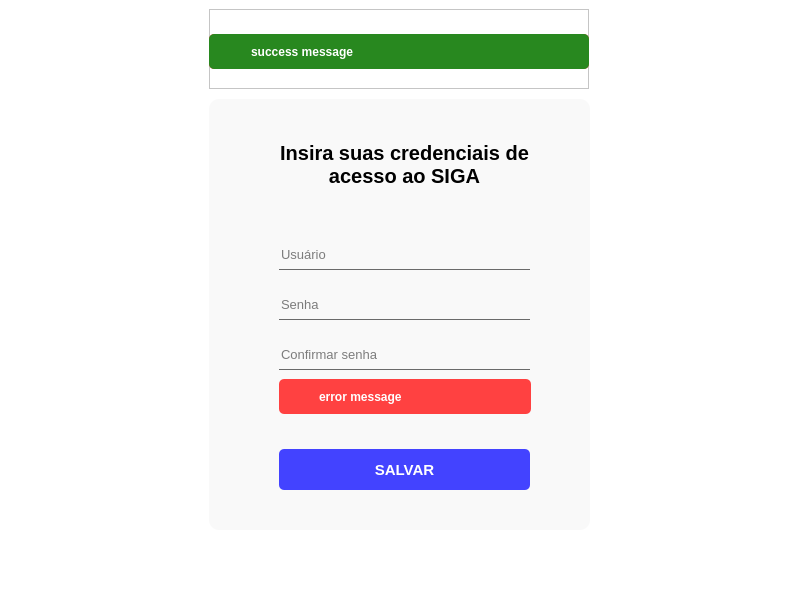
<?xml version="1.0" encoding="UTF-8"?>
<ui version="4.0">
 <class>Dialog</class>
 <widget class="QDialog" name="Dialog">
  <property name="geometry">
   <rect>
    <x>0</x>
    <y>0</y>
    <width>800</width>
    <height>600</height>
   </rect>
  </property>
  <property name="windowTitle">
   <string>Dialog</string>
  </property>
  <widget class="QWidget" name="userScreenContainer" native="true">
   <property name="geometry">
    <rect>
     <x>-1</x>
     <y>-1</y>
     <width>811</width>
     <height>601</height>
    </rect>
   </property>
   <property name="styleSheet">
    <string notr="true">
background-color: rgb(255, 255, 255);
</string>
   </property>
   <widget class="QFrame" name="formContainer">
    <property name="geometry">
     <rect>
      <x>210</x>
      <y>100</y>
      <width>381</width>
      <height>431</height>
     </rect>
    </property>
    <property name="styleSheet">
     <string notr="true">background-color: rgb(249, 249, 249);

border-radius: 10px;
</string>
    </property>
    <property name="frameShape">
     <enum>QFrame::StyledPanel</enum>
    </property>
    <property name="frameShadow">
     <enum>QFrame::Raised</enum>
    </property>
    <widget class="QPushButton" name="saveCredentialBtn">
     <property name="geometry">
      <rect>
       <x>70</x>
       <y>350</y>
       <width>251</width>
       <height>41</height>
      </rect>
     </property>
     <property name="font">
      <font>
       <family>Segoe UI</family>
       <pointsize>11</pointsize>
       <weight>75</weight>
       <bold>true</bold>
      </font>
     </property>
     <property name="cursor">
      <cursorShape>PointingHandCursor</cursorShape>
     </property>
     <property name="styleSheet">
      <string notr="true">QPushButton {
	background-color:rgb(67, 67, 255);
	color: #fff;
	border-radius: 5px;
}
QPushButton:hover {
	background-color:rgb(40, 32, 255);
}</string>
     </property>
     <property name="text">
      <string>SALVAR</string>
     </property>
    </widget>
    <widget class="QLabel" name="formTitle">
     <property name="geometry">
      <rect>
       <x>70</x>
       <y>30</y>
       <width>251</width>
       <height>71</height>
      </rect>
     </property>
     <property name="font">
      <font>
       <family>Segoe UI</family>
       <pointsize>15</pointsize>
       <weight>75</weight>
       <bold>true</bold>
      </font>
     </property>
     <property name="text">
      <string>Insira suas credenciais de acesso ao SIGA</string>
     </property>
     <property name="alignment">
      <set>Qt::AlignCenter</set>
     </property>
     <property name="wordWrap">
      <bool>true</bool>
     </property>
    </widget>
    <widget class="QLineEdit" name="userInput">
     <property name="geometry">
      <rect>
       <x>70</x>
       <y>140</y>
       <width>251</width>
       <height>31</height>
      </rect>
     </property>
     <property name="font">
      <font>
       <family>Segoe UI</family>
       <pointsize>10</pointsize>
      </font>
     </property>
     <property name="styleSheet">
      <string notr="true">border-radius: 0px;
border-bottom: 1px solid rgb(106, 106, 106);</string>
     </property>
     <property name="maxLength">
      <number>50</number>
     </property>
     <property name="echoMode">
      <enum>QLineEdit::Normal</enum>
     </property>
     <property name="placeholderText">
      <string>Usuário</string>
     </property>
    </widget>
    <widget class="QLineEdit" name="passwordInput">
     <property name="geometry">
      <rect>
       <x>70</x>
       <y>190</y>
       <width>231</width>
       <height>31</height>
      </rect>
     </property>
     <property name="font">
      <font>
       <family>Segoe UI</family>
       <pointsize>10</pointsize>
      </font>
     </property>
     <property name="styleSheet">
      <string notr="true">border-radius: 0px;
border-bottom: 1px solid rgb(106, 106, 106);</string>
     </property>
     <property name="maxLength">
      <number>30</number>
     </property>
     <property name="echoMode">
      <enum>QLineEdit::Password</enum>
     </property>
     <property name="placeholderText">
      <string>Senha</string>
     </property>
    </widget>
    <widget class="QLineEdit" name="confirmPasswordInput">
     <property name="geometry">
      <rect>
       <x>70</x>
       <y>240</y>
       <width>231</width>
       <height>31</height>
      </rect>
     </property>
     <property name="font">
      <font>
       <family>Segoe UI</family>
       <pointsize>10</pointsize>
      </font>
     </property>
     <property name="styleSheet">
      <string notr="true">border-radius: 0px;
border-bottom: 1px solid rgb(106, 106, 106);</string>
     </property>
     <property name="maxLength">
      <number>30</number>
     </property>
     <property name="echoMode">
      <enum>QLineEdit::Password</enum>
     </property>
     <property name="placeholderText">
      <string>Confirmar senha</string>
     </property>
    </widget>
    <widget class="QPushButton" name="passEye1">
     <property name="geometry">
      <rect>
       <x>300</x>
       <y>196</y>
       <width>21</width>
       <height>25</height>
      </rect>
     </property>
     <property name="cursor">
      <cursorShape>PointingHandCursor</cursorShape>
     </property>
     <property name="styleSheet">
      <string notr="true">border-bottom: 1px solid rgb(106, 106, 106);
border-radius: 0px;</string>
     </property>
     <property name="text">
      <string/>
     </property>
     <property name="icon">
      <iconset>
       <normaloff>../../../../qt-ui/view/assets/hidden.png</normaloff>../../../../qt-ui/view/assets/hidden.png</iconset>
     </property>
    </widget>
    <widget class="QPushButton" name="passEye2">
     <property name="geometry">
      <rect>
       <x>300</x>
       <y>246</y>
       <width>21</width>
       <height>25</height>
      </rect>
     </property>
     <property name="cursor">
      <cursorShape>PointingHandCursor</cursorShape>
     </property>
     <property name="styleSheet">
      <string notr="true">border-bottom: 1px solid rgb(106, 106, 106);
border-radius: 0px;</string>
     </property>
     <property name="text">
      <string/>
     </property>
     <property name="icon">
      <iconset>
       <normaloff>../../../../qt-ui/view/assets/hidden.png</normaloff>../../../../qt-ui/view/assets/hidden.png</iconset>
     </property>
    </widget>
    <widget class="QFrame" name="CredentialErrorMessageContainer">
     <property name="geometry">
      <rect>
       <x>70</x>
       <y>280</y>
       <width>252</width>
       <height>35</height>
      </rect>
     </property>
     <property name="styleSheet">
      <string notr="true">background-color: rgb(255, 65, 65);

border-radius: 5px;
</string>
     </property>
     <property name="frameShape">
      <enum>QFrame::StyledPanel</enum>
     </property>
     <property name="frameShadow">
      <enum>QFrame::Raised</enum>
     </property>
     <widget class="QLabel" name="msgIcon">
      <property name="geometry">
       <rect>
        <x>8</x>
        <y>6</y>
        <width>22</width>
        <height>22</height>
       </rect>
      </property>
      <property name="autoFillBackground">
       <bool>false</bool>
      </property>
      <property name="text">
       <string/>
      </property>
      <property name="pixmap">
       <pixmap>../../assets/exclamation-triangle-fill-white.png</pixmap>
      </property>
      <property name="scaledContents">
       <bool>true</bool>
      </property>
      <property name="margin">
       <number>0</number>
      </property>
      <property name="indent">
       <number>-1</number>
      </property>
     </widget>
     <widget class="QLabel" name="credentialErrorMessage">
      <property name="geometry">
       <rect>
        <x>40</x>
        <y>0</y>
        <width>215</width>
        <height>35</height>
       </rect>
      </property>
      <property name="styleSheet">
       <string notr="true">background: transparent;
color: #fff;
font: 9pt &quot;Segoe UI&quot;;
font-weight: 600;</string>
      </property>
      <property name="text">
       <string>error message</string>
      </property>
     </widget>
    </widget>
   </widget>
   <widget class="QFrame" name="TopMessageFrameContainer">
    <property name="geometry">
     <rect>
      <x>210</x>
      <y>10</y>
      <width>380</width>
      <height>80</height>
     </rect>
    </property>
    <property name="frameShape">
     <enum>QFrame::StyledPanel</enum>
    </property>
    <property name="frameShadow">
     <enum>QFrame::Raised</enum>
    </property>
    <widget class="QFrame" name="TopErrorMessageContainer">
     <property name="geometry">
      <rect>
       <x>0</x>
       <y>25</y>
       <width>380</width>
       <height>35</height>
      </rect>
     </property>
     <property name="styleSheet">
      <string notr="true">background-color: rgb(255, 65, 65);

border-radius: 5px;
</string>
     </property>
     <property name="frameShape">
      <enum>QFrame::StyledPanel</enum>
     </property>
     <property name="frameShadow">
      <enum>QFrame::Raised</enum>
     </property>
     <widget class="QLabel" name="TopMsgIcon">
      <property name="geometry">
       <rect>
        <x>8</x>
        <y>5</y>
        <width>25</width>
        <height>25</height>
       </rect>
      </property>
      <property name="autoFillBackground">
       <bool>false</bool>
      </property>
      <property name="text">
       <string/>
      </property>
      <property name="pixmap">
       <pixmap>../../assets/exclamation-triangle-fill-white.png</pixmap>
      </property>
      <property name="scaledContents">
       <bool>true</bool>
      </property>
      <property name="margin">
       <number>0</number>
      </property>
     </widget>
     <widget class="QLabel" name="topErrorMessage">
      <property name="geometry">
       <rect>
        <x>42</x>
        <y>0</y>
        <width>330</width>
        <height>35</height>
       </rect>
      </property>
      <property name="styleSheet">
       <string notr="true">background: transparent;
color: #fff;
font: 9pt &quot;Segoe UI&quot;;
font-weight: 600;</string>
      </property>
      <property name="text">
       <string>error message</string>
      </property>
     </widget>
    </widget>
    <widget class="QFrame" name="TopSuccessMessageContainer">
     <property name="geometry">
      <rect>
       <x>0</x>
       <y>25</y>
       <width>380</width>
       <height>35</height>
      </rect>
     </property>
     <property name="styleSheet">
      <string notr="true">background-color: rgb(40, 136, 31);

border-radius: 5px;
</string>
     </property>
     <property name="frameShape">
      <enum>QFrame::StyledPanel</enum>
     </property>
     <property name="frameShadow">
      <enum>QFrame::Raised</enum>
     </property>
     <widget class="QLabel" name="TopMsgIcon_2">
      <property name="geometry">
       <rect>
        <x>8</x>
        <y>5</y>
        <width>25</width>
        <height>25</height>
       </rect>
      </property>
      <property name="autoFillBackground">
       <bool>false</bool>
      </property>
      <property name="styleSheet">
       <string notr="true">background: transparent;</string>
      </property>
      <property name="text">
       <string/>
      </property>
      <property name="pixmap">
       <pixmap>../../assets/check-circle-fill-white.png</pixmap>
      </property>
      <property name="scaledContents">
       <bool>true</bool>
      </property>
      <property name="margin">
       <number>0</number>
      </property>
     </widget>
     <widget class="QLabel" name="topSuccessMessage">
      <property name="geometry">
       <rect>
        <x>42</x>
        <y>0</y>
        <width>330</width>
        <height>35</height>
       </rect>
      </property>
      <property name="styleSheet">
       <string notr="true">background: transparent;
color: #fff;
font: 9pt &quot;Segoe UI&quot;;
font-weight: 600;</string>
      </property>
      <property name="text">
       <string>success message</string>
      </property>
     </widget>
    </widget>
   </widget>
  </widget>
 </widget>
 <resources/>
 <connections/>
</ui>
